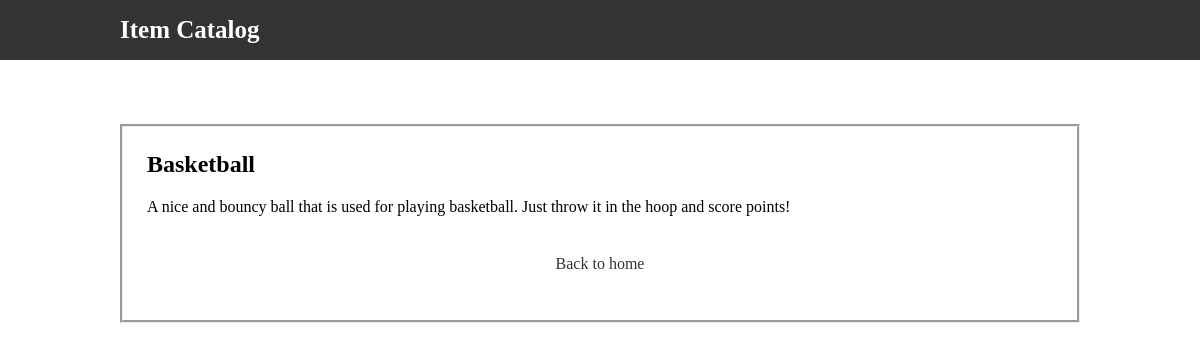
The app's page /app/Basketball/Basketball with its own data.
### models.py (models this page shows, shortened)
class Item(Base):
    __tablename__ = 'item'
    id = Column(Integer, primary_key=True)
    name = Column(String(64), nullable=False)
    description = Column(String(250))
    category = relationship(Category)
    cat_id = Column(Integer, ForeignKey('category.id'))
    time = Column(DateTime, server_default=func.now())

### main.py (the view)
@app.route('/app/<cName>/<iName>')
def showItemDesc(cName, iName):
    item = db.query(Item).filter_by(name=iName).one()
    if session.get('g_id') is None:
        return render_template('desc.html', item=item, user=False)
    else:
        return render_template('desc.html', item=item, user=True)

### templates/desc.html (shortened to what this page needs)
{% extends "index.html" %}
{% block css %}
<link rel="stylesheet" type="text/css" href="/static/desc.css">
{% endblock %}
{% block main %}
<section>
	<h1>
		{{item.name}}
	</h1>
	<p>{{item.description}}</p>
	<a href="/app">Back to home</a>
</section>
{% endblock %}

### static/desc.css (style rules this page uses)
body { margin: 0; font-family: "Arial Black"; }
h1 { margin-top: 0; }
a:link, a:visited { background-color: transparent; color: #333; padding: 14px 25px; text-align: center; text-decoration: none; display: inline-block; margin-top: 1%; margin-bottom: 1%; width: 100%; box-sizing: border-box; }

### records on screen
Item: name "Basketball", description "A nice and bouncy ball that is used for playing basketball. Just throw it in the hoop and score points!"
